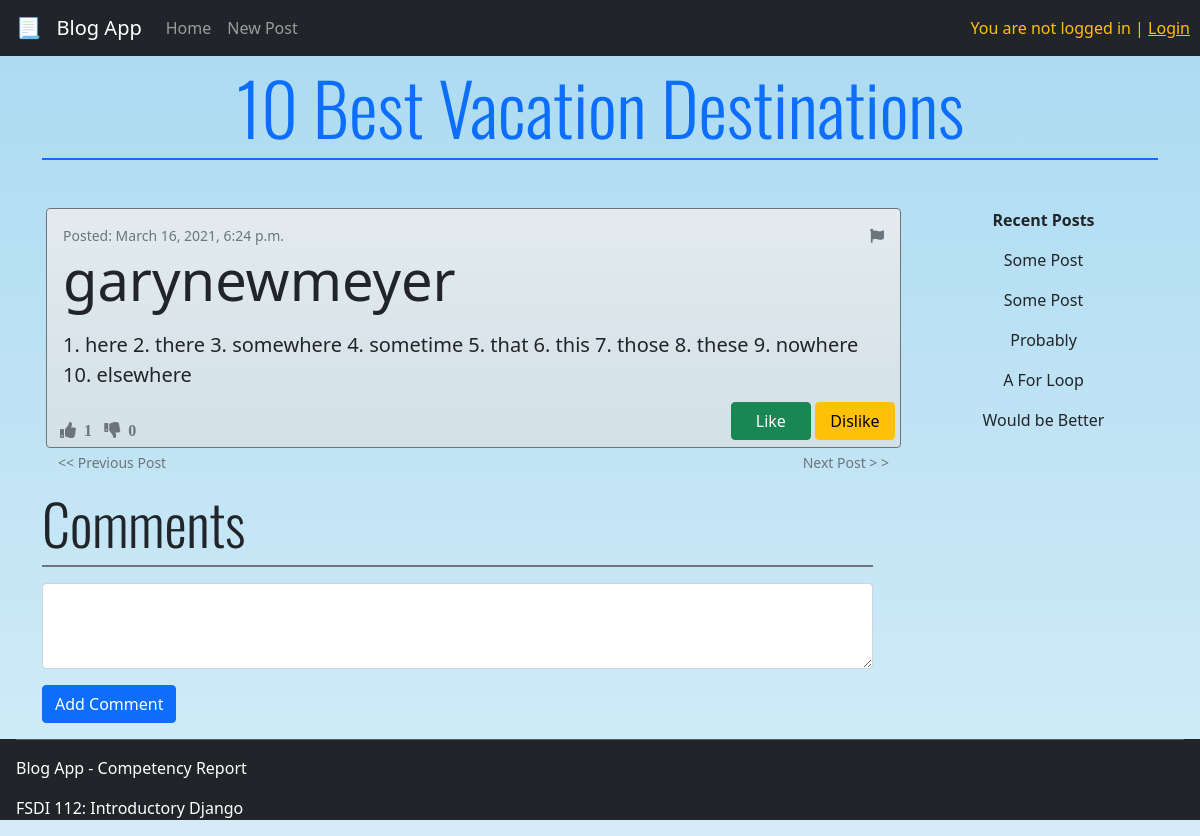
Screenshot of /post/3 with the database file from the repository.
### blog/models.py (models this page shows, shortened)
class Post(models.Model):
    title = models.CharField(max_length=200)
    author = models.ForeignKey('auth.User', on_delete=models.CASCADE)
    body = models.TextField()
    likes = models.IntegerField(default=0)
    dislikes = models.IntegerField(default=0)
    flagged = models.BooleanField(default=False)
    created_at = models.DateTimeField(auto_now_add=True)

### blog/views.py (the view)
# urls.py: path("post/<int:pk>", BlogDetailView.as_view(), name="one_post"),
class BlogDetailView(DetailView):
    model = Post
    template_name = 'one_post.html'

### blog/templates/one_post.html (shortened to what this page needs)
{% extends "base.html" %}
{% block content %}
<div class="container pt-3">
    <h1 class="display-2 mt-5 text-primary text-center g-font">{{post.title}}</h1>
    <div class="divider border border-primary"></div>
    <div class="row">
        <div id="post-detail" class="col-9 border border-secondary rounded mt-5 p-3 mx-3 position-relative">
            <div class="d-flex justify-content-between">
                <small class="text-muted">Posted: {{post.created_at}}</small>
                <small><i class="fas fa-flag text-muted" onclick="btnFlag('{{post.id}}')"></i></small>
            </div>
            <h1 class="display-4">{{post.author}}</h1>
            <blockquote class="blockquote">
                <p class="mt-3">{{post.body}}</p>
            </blockquote>
            <div class="d-flex justify-content-between fixed-bottom" id="post-detail-btns">
                <div class="mt-3 px-2">
                    <i id="likes-{{post.id}}" class="fas fa-thumbs-up text-muted">&nbsp {{post.likes}} &nbsp</i>
                    <i id="dislikes-{{post.id}}" class="fas fa-thumbs-down text-muted">&nbsp {{post.dislikes}} &nbsp</i>
                </div>
                <div class="edit-like-btns">
                    <button onclick="btnLike('{{post.id}}')" class="btn btn-small btn-success">Like</button>
                    <button onclick="btnDislike('{{post.id}}')" class="btn btn-small btn-warning">Dislike</button>
                </div>
            </div>
        </div>
        <div class="col text-center mt-5">
            <strong>Recent Posts</strong><br>
            <p class="mt-3">Some Post</p>
            <p class="mt-3">Some Post</p>
            <p class="mt-3">Probably</p>
            <p class="mt-3">A For Loop</p>
            <p class="mt-3">Would be Better</p>
        </div>
    </div>
    <div class="row mt-1">
        <div class="d-flex justify-content-between col-9 mx-3">
            <small><a class="text-decoration-none text-muted" href="/post/{{post.id}}/previous">&lt;&lt; Previous Post</a></small>
            <small><a class="text-decoration-none text-muted" href="/post/{{post.id}}/next">Next Post &gt; &gt;</a></small>
        </div>
    </div>
    <div class="comments row">
        <div class="col-9">
            <h1 class="display-4 g-font mt-3">Comments</h1>
            <div class="divider border border-secondary"></div>
            <textarea class="form-control mt-3" id="exampleFormControlTextarea1" rows="3"></textarea>
            <button class="btn btn-primary mt-3">Add Comment</button>
        </div>
    </div>
</div>
{% endblock content %}

### blog/static/css/styles.css (style rules this page uses)
body { background-image: linear-gradient(#aadaf1, #aadaf181); }
.container { min-height: 90vh; }
.g-font { font-family: 'Oswald', sans-serif; }
#post-detail { background-image: linear-gradient(#ebedeedc, #dddfe0a2); min-height: 30vh; }
#post-detail-btns { position: absolute; bottom: 0; left: 0; padding: 5px; }
.edit-like-btns button { width: 80px; }

### rows the page displays
Post: title "10 Best Vacation Destinations", created_at "March 16, 2021, 6:24 p.m.", author "garynewmeyer", body "1. here 2. there 3. somewhere 4. sometime 5. that 6. this 7. those 8. these 9. nowhere 10. elsewhere", likes "1", dislikes "0"
